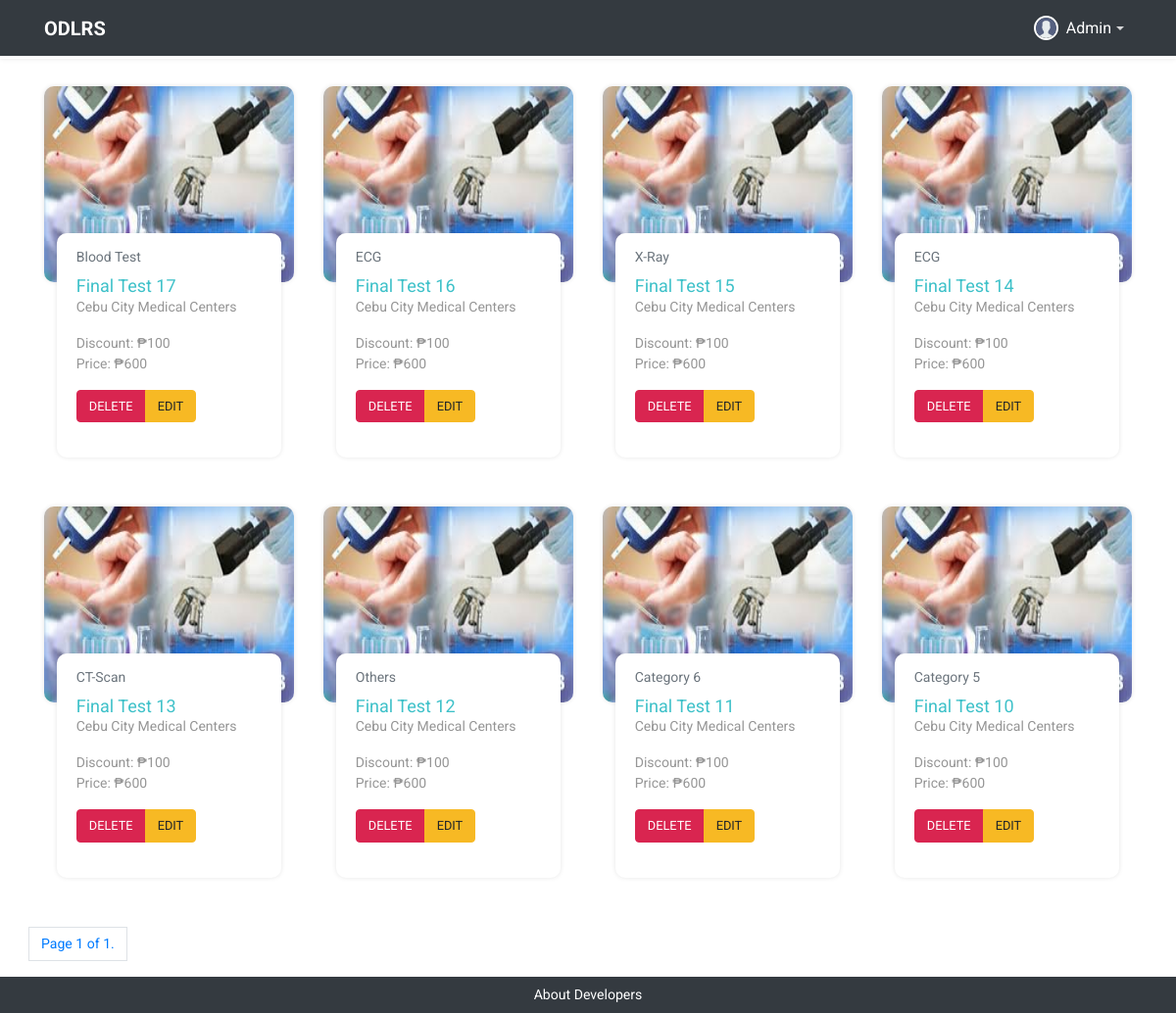
The app's page /added-tests-list-staff-admin/adones/ with its own data.
### tests/models.py (models this page shows, shortened)
class Test(models.Model):
    ACTIVE_STATUS = (
        ('Available', 'AVAILABLE'),
        ('Closed', 'CLOSED'),
    )
    test_name = models.CharField(max_length=250, blank=False)
    image = models.ImageField(default='default_test.jpg', upload_to='test_pics')
    category = models.ForeignKey(TestCategory, on_delete=models.CASCADE, related_name='test_category')
    center = models.ForeignKey(DiagnosticCenter, on_delete=models.CASCADE, related_name='test_center')
    discount = models.PositiveIntegerField(null=True, blank=True)
    price = models.PositiveIntegerField(null=True, blank=True)
    active_status = models.CharField(max_length=20, choices=ACTIVE_STATUS, default='AVAILABLE')
    class Meta:
        ordering = ['-id']
        verbose_name_plural = 'Tests'

class TestCategory(models.Model):
    category_name = models.CharField(max_length=50)
    center = models.ForeignKey(DiagnosticCenter, on_delete=models.CASCADE, related_name='category_center',
                               null=True, blank=True)
    class Meta:
        verbose_name_plural = 'Test Categories'
        ordering = ['-id']
    def __str__(self):
        return self.category_name

### diagnostic_centers/models.py (models this page shows)
class DiagnosticCenter(models.Model):
    name = models.CharField(max_length=250, blank=False)
    image = models.ImageField(default='default_center.jpg', upload_to='diagnostic_center_pics')
    email = models.EmailField(blank=True)
    contact_no = models.CharField(max_length=20, blank=False)
    website = models.CharField(max_length=100, blank=True)
    address = models.CharField(max_length=150, blank=False)
    class Meta:
        verbose_name_plural = 'Diagnostic Centers'
    def __str__(self):
        return self.name

### tests/views.py (the view)
# urls.py: path('added-tests-list-staff-admin/<username>/', added_tests_list_for_staff_admin, name='added-tests-list-staff-admin'),
def added_tests_list_for_staff_admin(request, username=None):
    admin = DiagnosticAdmin.objects.get(username=username)
    added_tests = Test.objects.filter(center__center_admins=admin)
    paginator = Paginator(added_tests, 20)
    page = request.GET.get('page')
    added_tests_paginator_data = paginator.get_page(page)
    template = 'tests/added_tests_list_for_staff_admin.html'
    context = {
        'all_added_tests': added_tests_paginator_data,
        'admin': admin,
    }
    return render(request, template, context)

### templates/tests/added_tests_list_for_staff_admin.html (shortened to what this page needs)
{% load static %}
<!DOCTYPE html>
<html lang="en">
<head>
    <link rel="stylesheet" href="https://maxcdn.bootstrapcdn.com/bootstrap/4.0.0/css/bootstrap.min.css"
 />
    <link rel="stylesheet" type="text/css" href="{% static 'css/fakeLoader.min.css' %}">
    <link rel="stylesheet" type="text/css" href="{% static 'css/style.css' %}">
    <link href="{% static  'css/plugin.css' %}" rel="stylesheet">
</head>
<body class="common-">
    <nav class="navbar navbar-expand-lg navbar-dark bg-dark">
        <div class="container">
            <a class="navbar-brand text-white"
                href="{% url 'diagnostic_centers:admin-dashboard' admin.username %}"><b>ODLRS</b></a>
            <div class="collapse navbar-collapse" id="navbarSupportedContent">
                <ul class="navbar-nav ml-auto">
                    <li class="nav-item user-profile">
                        <a class="nav-link d-flex dropdown-btn" href="#">
                            <img src="../../static/images/admin-staff.png" alt="" class="rounded-circle">
                            <span class=" dropdown-toggle text-white ml-2">Admin</span>
                        </a>
                    </li>
                </ul>
            </div>
        </div>
    </nav>
    <div class="container inner-content mt-">
        <div class="row">
            {% for test in all_added_tests %}
            <div class="col-xs-12 col-sm-6 col-md-4 col-lg-3">
                <div class="test-box">
                    <div class="card-title">
                        <img src="{{ test.image.url }}" class="card-img-top" alt="..." width="100%">
                    </div>
                    <div class="card-body">
                        <p class="card-subtitle mb-2 text-muted">{{ test.category }}</p>
                        <h6 class="">
                            <a href="{% url 'tests:test-details' test.id %}">{{ test.test_name }}</a>
                        </h6>
                        <p class="card-text">{{ test.center }}</p>
                        <p class="card-text text-dange price my-0">Discount: <span id="price">₱{{ test.discount }}</span>
                        </p>
                        <p class="card-text text-dange price mt-0">Price: <span id="price">₱{{ test.price }}</span>
                        </p>
                        <div class="btn-group pb-3">
                            <a href="{% url 'tests:delete_test' test.id admin.username %}" class="btn btn-danger">
                                DELETE
                            </a>
                            <a href="{% url 'tests:edit-test' test.id admin.username %}" class="btn btn-warning">
                                EDIT
                            </a>
                        </div>
                    </div>
                </div>
            </div>
            {% endfor %}
            <ul class="pagination">
                <li class="page-item">
                    <a class="page-link" href="#">Page {{ all_added_tests.number }} of
                        {{ all_added_tests.paginator.num_pages }}.</a>
                </li>
            </ul>
        </div>
    </div>
    <div class="footer bg-dark text-white text-center py-2">
        <div class="d-box px-2">
            <a class="text-white" href="{% url 'developers' %}" target="_blank" data-toggle="tooltip"
                data-placement="top" title="About Developers">About Developers</a>
        </div>
    </div>
</body>
</html>

### static/css/style.css (style rules this page uses)
* { margin: 0; padding: 0; -webkit-box-sizing: border-box; box-sizing: border-box; font-family: "Roboto", sans-serif; scroll-behavior: smooth; }
a { text-decoration: none; }
html, body { background: #f8f8f8; }
nav.navbar { background: transparent; -webkit-box-shadow: 0 0 5px rgba(0, 0, 0, 0.1); box-shadow: 0 0 5px rgba(0, 0, 0, 0.1); position: fixed; top: 0; z-index: 99999; width: 100%; background: #328691; border-bottom: 3px solid white; }
nav.navbar ul li a { color: #fff; font-size: 16px; outline: none; }
nav.navbar .user-profile { position: relative; }
nav.navbar .user-profile img { width: 25px; height: 25px; border: 2px solid white; }
.inner-content { padding-top: 5.5rem; min-height: 90vh; }
p { margin-bottom: 0; }
.test-box { width: 100%; height: auto; background: none; border: 0; }
.test-box .card-title { margin-bottom: 0; -webkit-box-shadow: 0 0 5px rgba(0, 0, 0, 0.1); box-shadow: 0 0 5px rgba(0, 0, 0, 0.1); border-radius: 10px; -webkit-border-radius: 10px; -moz-border-radius: 10px; -ms-border-radius: 10px; -o-border-radius: 10px; }
.test-box .card-title img { border-radius: 10px; min-height: 200px; -webkit-border-radius: 10px; -moz-border-radius: 10px; -ms-border-radius: 10px; -o-border-radius: 10px; }
.test-box .card-body { width: 90%; min-height: 150px; -webkit-box-shadow: 0 0 5px rgba(0, 0, 0, 0.1); box-shadow: 0 0 5px rgba(0, 0, 0, 0.1); margin: auto; border-radius: 10px; -webkit-border-radius: 10px; -moz-border-radius: 10px; -ms-border-radius: 10px; -o-border-radius: 10px; position: relative; top: -50px; background: #fff; }
.test-box .card-body p { font-size: 14px; color: #969696; }
.test-box .card-body p.price { margin-top: 10px; }
.test-box .card-body h6 { font-size: 18px; margin-bottom: 0; }
.test-box .card-body h6 a { color: #3ec1c9; text-decoration: none; }
.footer { background: #328691; position: relative; z-index: 11; }

### records on screen
Test: image (picture), category "Blood Test", test_name "Final Test 17", center "Cebu City Medical Centers", discount "100", price "600"
Test: image (picture), category "ECG", test_name "Final Test 16", center "Cebu City Medical Centers", discount "100", price "600"
Test: image (picture), category "X-Ray", test_name "Final Test 15", center "Cebu City Medical Centers", discount "100", price "600"
Test: image (picture), category "ECG", test_name "Final Test 14", center "Cebu City Medical Centers", discount "100", price "600"
Test: image (picture), category "CT-Scan", test_name "Final Test 13", center "Cebu City Medical Centers", discount "100", price "600"
Test: image (picture), category "Others", test_name "Final Test 12", center "Cebu City Medical Centers", discount "100", price "600"
Test: image (picture), category "Category 6", test_name "Final Test 11", center "Cebu City Medical Centers", discount "100", price "600"
Test: image (picture), category "Category 5", test_name "Final Test 10", center "Cebu City Medical Centers", discount "100", price "600"

### other values on screen
{{ all_added_tests.number }} "1"
{{ all_added_tests.paginator.num_pages }} "1"
